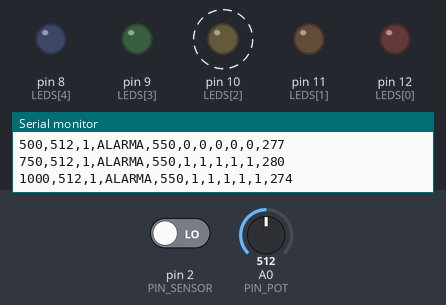
A sketch run on a simulated Arduino Uno, built with avr-gcc and run on an emulated ATmega328P. Parts: output pins drawn as LEDs (lit = HIGH), the last lines printed to the serial monitor. Dashed ring = blinking. Inputs (shaded band) come from the test bench; at power-on: pin 2 (PIN_SENSOR) LOW, A0 (PIN_POT) = 512.

Above: at 1.2 s.
1.3 s: pin 2 (PIN_SENSOR) driven HIGH
At 4.2 s:
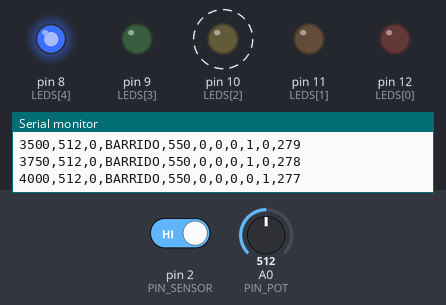
4.3 s: A0 (PIN_POT) set to 900
At 5.4 s:
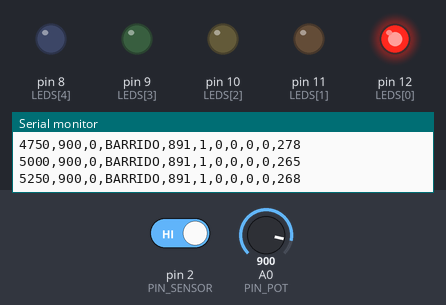
6.2 s: A0 (PIN_POT) set to 306
At 6.75 s:
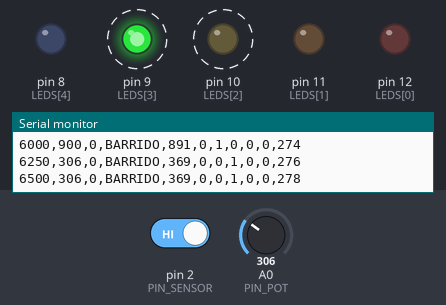
9.2 s: A0 (PIN_POT) set to 511
At 10.1 s:
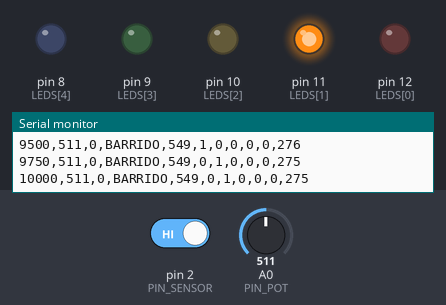
11.2 s: A0 (PIN_POT) set to 716
Timing chart, 0 to 14.0 s (numbered marks = the images above; inputs shaded):
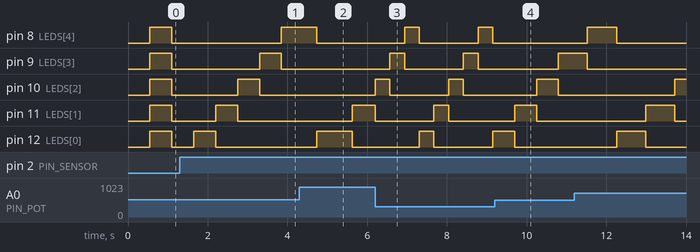

The sketch:

sketch.ino
```cpp
/*
  Uso practico de Arduino - Entrega 1
  Montaje "blink" con 5 salidas digitales (LED) y 2 entradas que simulan sensores:
   - A0: potenciometro  -> simula un sensor analogico (p. ej. nivel de luz/temperatura)
   - D2: interruptor     -> simula un sensor digital (p. ej. presencia / puerta abierta)
  El valor analogico define el periodo de parpadeo; el sensor digital cambia el modo:
   - Sensor inactivo (HIGH): secuencia de barrido (un LED a la vez)
   - Sensor activo  (LOW) : modo alarma (los 5 LED parpadean a la vez)
  Cada 250 ms se envia una linea CSV por el puerto serie para registrar las variables.
*/

const uint8_t LEDS[5] = {12, 11, 10, 9, 8};   // L1..L5
const uint8_t PIN_POT = A0;
const uint8_t PIN_SENSOR = 2;

unsigned long tPaso = 0, tLog = 0, ciclos = 0;
uint8_t indice = 0;
bool estadoAlarma = false;

void setup() {
  Serial.begin(115200);
  for (uint8_t i = 0; i < 5; i++) pinMode(LEDS[i], OUTPUT);
  pinMode(PIN_SENSOR, INPUT_PULLUP);
  Serial.println("t_ms,pot,sensor,modo,periodo_ms,L1,L2,L3,L4,L5,loops");
}

void loop() {
  ciclos++;
  int pot = analogRead(PIN_POT);                      // 0..1023
  bool sensorActivo = (digitalRead(PIN_SENSOR) == LOW);
  unsigned long periodo = map(pot, 0, 1023, 100, 1000); // 100..1000 ms
  unsigned long ahora = millis();

  if (ahora - tPaso >= periodo) {
    tPaso = ahora;
    if (sensorActivo) {                 // modo alarma
      estadoAlarma = !estadoAlarma;
      for (uint8_t i = 0; i < 5; i++) digitalWrite(LEDS[i], estadoAlarma);
    } else {                            // modo barrido
      for (uint8_t i = 0; i < 5; i++) digitalWrite(LEDS[i], i == indice);
      indice = (indice + 1) % 5;
    }
  }

  if (ahora - tLog >= 250) {
    tLog = ahora;
    Serial.print(ahora); Serial.print(',');
    Serial.print(pot); Serial.print(',');
    Serial.print(sensorActivo); Serial.print(',');
    Serial.print(sensorActivo ? "ALARMA" : "BARRIDO"); Serial.print(',');
    Serial.print(periodo);
    for (uint8_t i = 0; i < 5; i++) { Serial.print(','); Serial.print(digitalRead(LEDS[i])); }
    Serial.print(','); Serial.println(ciclos);
    ciclos = 0;
  }
}
```

Measured:
- after the input at 1.3 s, pin 12 (LEDS[0]): goes on until 2.2 s, then stays LOW
- after the input at 4.3 s, pin 8 (LEDS[4]): HIGH → LOW after 0.44 s instead of 0.10 s; pin 9 (LEDS[3]): stays LOW (without the input it goes to HIGH after 1.8 s); pin 10 (LEDS[2]): stays LOW (without the input it goes to HIGH after 1.2 s)
- after the input at 6.2 s, pin 11 (LEDS[1]): HIGH → LOW after 0.00 s instead of 0.32 s; pin 12 (LEDS[0]): LOW → HIGH after 1.1 s instead of 3.0 s
- after the input at 9.2 s, pin 8 (LEDS[4]): stays LOW (without the input it goes to HIGH after 1.4 s)
